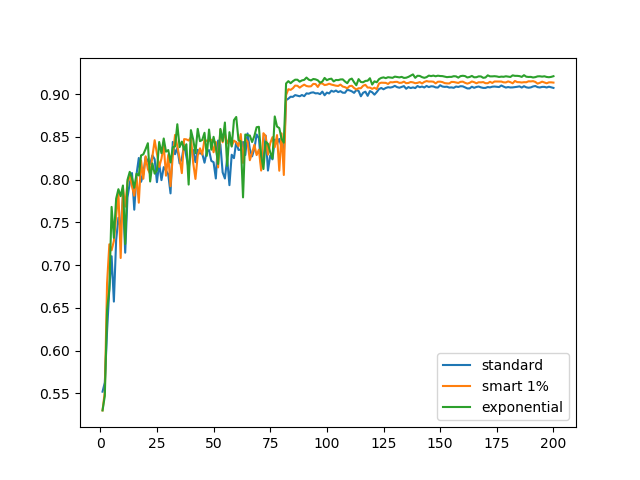

This chart was generated by the following Python code:
import matplotlib
matplotlib.use('Agg')
import matplotlib.pyplot as plt

benchmarks = [
    ('standard', '../logs/cifar-standard-51200.txt'),
    ('smart 1%', '../logs/cifar-smart-1%-51200.txt'),
    ('exponential', '../logs/cifar-exponential-51200.txt')
]

def parse_file(filename):
    accuracies = []
    for line in open(filename, 'r').readlines():
        if "Accuracy:" not in line:
            continue
        accuracy = line.split(" ")[-2].split("/")
        accuracies.append(int(accuracy[0]) / int(accuracy[1]))
    return accuracies

plt.clf()
fig = plt.figure()
ax = fig.add_subplot(111)

for benchmark in benchmarks:
    accuracies = parse_file(benchmark[1])
    epochs = range(1, len(accuracies) + 1)

    ax.plot(epochs, accuracies, label=benchmark[0])
    plt.legend()
    plt.savefig("accuracy-plot.png")

